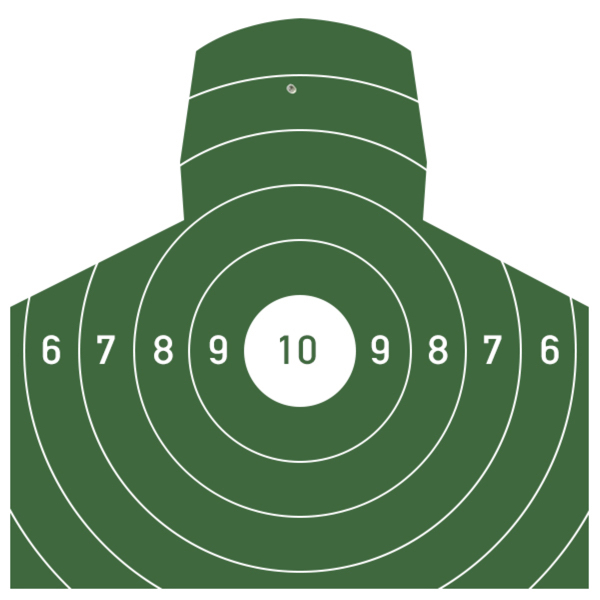
#> input picture images/251.jpg, 600 x 600 px; the run also reads 1 picture not shown here
$ python find_center2.py images/251.jpg images/250.png   (Python 2 division)   (older library calls are emulated)
#> lines starting #> are read from the running program, lines starting #| are printed output that depends on the picture; after the words box and inside, x2 and y2 are one past the last pixel; in counts of white or black regions, pixels touching at a corner belong together
### Image_sub.py
#!/usr/bin/python
# -*- coding: utf-8 -*-

__author__= "Micheal"

import cv2
import numpy as np

# ph1 = "images/300.jpg"
# ph2 = "images/310.jpg"

threshod = 20

# s1 = cv2.imread(ph1,0)
# s2 = cv2.imread(ph2,0)

def pic_sub(dest,s1,s2):
    for x in range(dest.shape[0]):
        for y in range(dest.shape[1]):
            if(s2[x,y] > s1[x,y]):
                dest[x,y] = s2[x,y] - s1[x,y]
            else:
                dest[x,y] = s1[x,y] - s2[x,y]

            if(dest[x,y] < threshod):
                dest[x,y] = 0
            else:
                dest[x,y] = 255

def get_point(original,modified):
    # print '开始检测中靶点'
    s1 = cv2.imread(original, 0)
    s2 = cv2.imread(modified, 0)
    # kernel = cv2.getStructuringElement(cv2.MORPH_RECT, (4, 4), (-1, -1))
    # eroded_image1 = cv2.erode(s1, kernel)
    # eroded_image2 = cv2.erode(s2, kernel)

    emptyimg = np.zeros(s1.shape, np.uint8)
    pic_sub(emptyimg, s1, s2)
    ## 提取轮廓
    _, contours, hierarchy = cv2.findContours(emptyimg, cv2.RETR_CCOMP, cv2.CHAIN_APPROX_NONE)

    ## 过滤掉面积较小的杂点
    tmp_contours = []
    less_pixels = 3 * 3
    for i in range(0,len(contours)):
        if cv2.contourArea(contours[i]) > less_pixels:
            tmp_contours.append(contours[i])

    ## 绘制轮廓
    cv2.drawContours(s1, tmp_contours, -1, (0, 255, 0), 2)

    point_arr = []
    ## 取出各个点的中心
    for i in range(0,len(tmp_contours)):
        cnt = tmp_contours[i]
        moment = cv2.moments(cnt)
        cx = int(moment['m10'] / moment['m00'])
        cy = int(moment['m01'] / moment['m00'])
        # print '检测所有中靶点的质心坐标：' + str(cx) + ',' + str(cy)
        point = {'cx':cx,'cy':cy}
        point_arr.append(point)
    # print '#' * 100
    # print '检测完成'

    return point_arr

# [5 lines of commented-out code are left out]

### find_center2.py
#!/usr/bin/python
# -*- coding: utf-8 -*-

__author__= "Micheal"

import cv2
import sys
from Image_sub import get_point


def is_circle_contour(contour):
    ## 返回值
    is_circle = False
    ## 面积
    area = cv2.arcLength(contour,True)
    pi = 3.1415926
    ## 外接矩形
    rect = cv2.boundingRect(contour)
    ## 获取矩形框的宽，高
    x,y,width,height = rect
    # print 'cv2 周长' + str(area)
    ## 半径
    r = (height + width) / 4
    ## 自己计算的面积
    tmp_area = pi * r * 2
    # print '计算周长'+str(tmp_area),'计算半径'+str(r)
    ## 面积差
    area_diff = abs(area - tmp_area) / area * 100

    # print '周长差是' + str(area_diff)+'%'
    # print '\n'

    ## 目前统计的，最大的面积差5.%
    area_diff_thresh = 5

    ## 进行判断筛选
    if (area_diff < area_diff_thresh):
        is_circle = True

    return is_circle

##
image = cv2.imread(sys.argv[1])
#> image is the input picture: shape (600, 600, 3); mean B, G, R 135.3, 161.3, 135.9
if image is None:
    print('Failed to load image:', image)
    sys.exit(1)

## 膨胀处理(验证后发现膨胀处理后靶子的一些线条变粗了我之前没发现卧槽)
kernel = cv2.getStructuringElement(cv2.MORPH_RECT, (4, 4),(-1,-1))
eroded_image = cv2.erode(image,kernel)
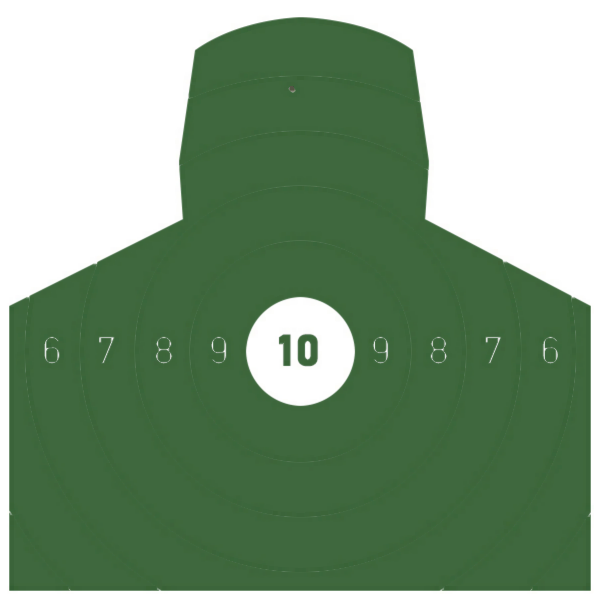
#> eroded_image: shape (600, 600, 3); mean B, G, R 127.1, 155, 127.9

## 灰度处理
gray_image = cv2.cvtColor(eroded_image,cv2.COLOR_BGR2GRAY)
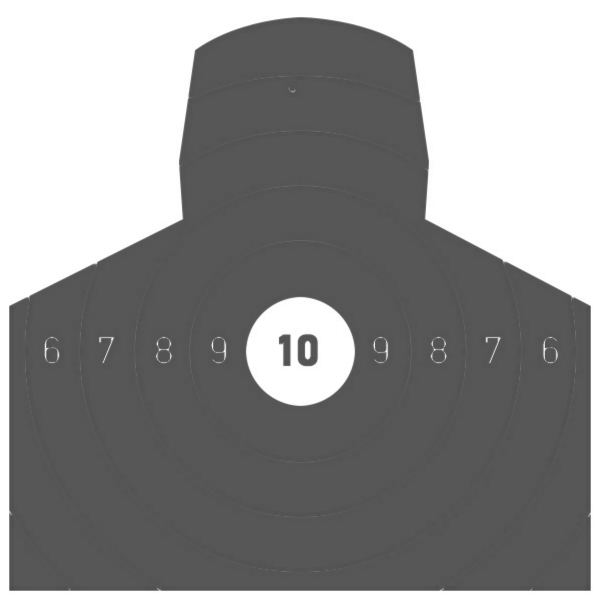
#> gray_image: shape (600, 600); min 75, max 255, mean 143.8

## 二值法处理
ret,thresh = cv2.threshold(gray_image,127,255,cv2.THRESH_BINARY_INV|cv2.THRESH_OTSU)
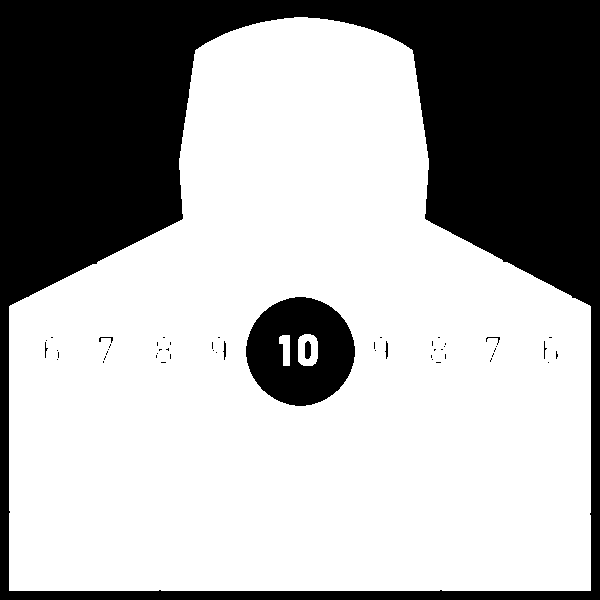
#> thresh: shape (600, 600); 66.1% white; 52 black regions (43 under 20 px)
#> ret = 170

## 提取轮廓
_, contours, hierarchy = cv2.findContours(thresh, cv2.RETR_CCOMP, cv2.CHAIN_APPROX_NONE)
#> contours = 61 contours, 50 with area under 20; largest, box (x1, y1, x2, y2) and area: (9, 17, 591, 591) 245658, (245, 296, 356, 407) 9326, (298, 334, 318, 366) 538, (279, 335, 290, 366) 210, (304, 340, 312, 360) 116

## 过滤小面积的元素，现在要找到中心圆环的轮廓
outermost_contours = []
tmp_contours = []
less_pixels = 25 * 25
for i in range(0,len(contours)):
    if cv2.contourArea(contours[i]) > less_pixels:
        if is_circle_contour(contours[i]) == True:
            tmp_contours.append(contours[i])
        else:
            outermost_contours.append(contours[i])
#> this loop made 61 passes
#> (is_circle in is_circle_contour, area in is_circle_contour, pi in is_circle_contour, x in is_circle_contour, y in is_circle_contour, width in is_circle_contour, height in is_circle_contour, r in is_circle_contour) on pass 4: (False, 2163.9, 3.14, 9, 17, 582, 574, 289)
#> after the loop, outermost_contours = 1 contour; box (x1, y1, x2, y2) and area: (9, 17, 591, 591) 245658; tmp_contours = 1 contour; box (x1, y1, x2, y2) and area: (245, 296, 356, 407) 9326

# print '过滤后的tmp_contours数组 ->' + str(len(tmp_contours))

## 取出质心坐标
cnt = tmp_contours[0]
#> cnt = contour of 308 points, box (x1, y1, x2, y2) (245, 296, 356, 407), area 9326
moment = cv2.moments(cnt)
#> moment = moments, m00 9326, centre m10/m00, m01/m00 = (300, 351)
cx = int(moment['m10'] / moment['m00'])
#> cx = 300
cy = int(moment['m01'] / moment['m00'])
#> cy = 350
# print '10环质心坐标：' + str(cx) +',' + str(cy)
# print  '#' * 100

## 绘制质心
cv2.circle(image, (cx, cy), 2, (0, 0, 255), 2)
#> image: shape (600, 600, 3); 0.01% of pixels changed, all inside (x1, y1, x2, y2) = (297, 347, 304, 354)

(x,y),radius = cv2.minEnclosingCircle(cnt)
#> x = 300; y = 351; radius = 55.23

for i in range(1,7):
    cv2.circle(image,(int(x),int(y)),int(radius * i),(0,0,255),2)
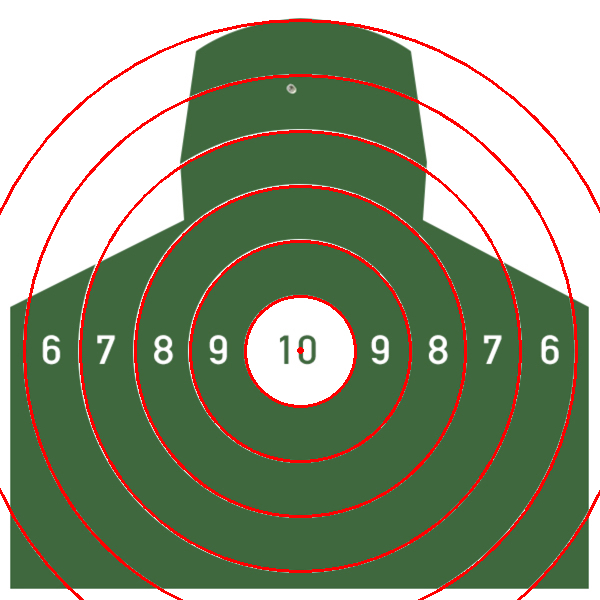
#> image: shape (600, 600, 3); mean B, G, R 126, 151.4, 139.2


## 绘制轮廓
# cv2.drawContours(image, tmp_contours, -1, (0, 255, 0), 2)

ph1 = "images/251.png"
ph2 = "images/250.png"

## 取到所有中靶子点的数组
point_arr = get_point(original=sys.argv[1],modified=sys.argv[2])
#> in get_point, `s1 = cv2.imread(original, 0)`:
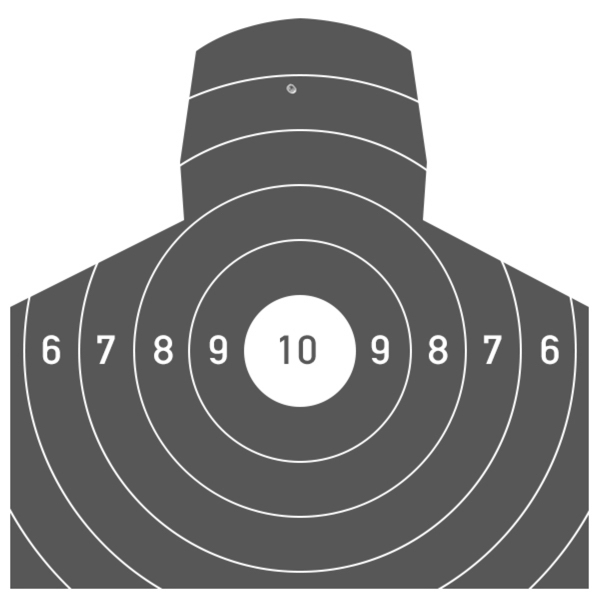
#> s1: shape (600, 600); min 77, max 255, mean 150.8
#> after the loop in pic_sub, `for x in range(dest.shape[0]):`:
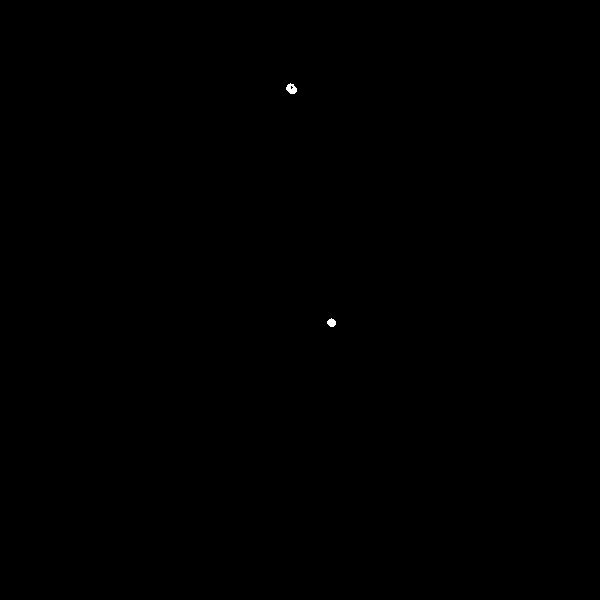
#> dest: shape (600, 600); 0.04% white; 2 white regions
#> in get_point, `_, contours, hierarchy = cv2.findContours(emptyimg, cv2.RETR_CCOMP, cv..`: contours = 3 contours, 1 with area under 20; largest, box (x1, y1, x2, y2) and area: (286, 83, 297, 94) 70, (327, 318, 336, 327) 46
#> the loop in get_point, `for i in range(0,len(contours)):` made 3 passes
#> after the loop in get_point, `for i in range(0,len(contours)):`: tmp_contours = 2 contours; box (x1, y1, x2, y2) and area: (286, 83, 297, 94) 70, (327, 318, 336, 327) 46
#> in get_point, `cv2.drawContours(s1, tmp_contours, -1, (0, 255, 0), 2)`:
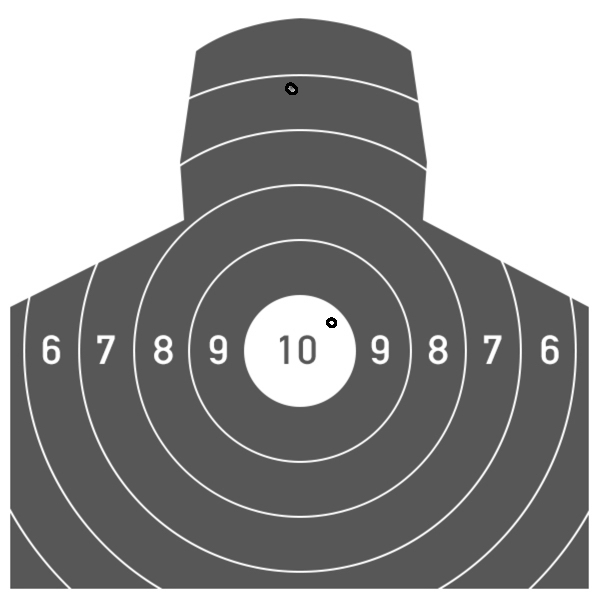
#> s1: shape (600, 600); 0.05% of pixels changed, all inside (x1, y1, x2, y2) = (285, 82, 337, 328)
#> the loop in get_point, `for i in range(0,len(tmp_contours)):` made 2 passes
#> (cx, cy) on passes 1 to 2: (331, 322), (291, 88)
#> after the loop in get_point, `for i in range(0,len(tmp_contours)):`: point_arr = 2 items
#> point_arr = 2 items
# point_arr = get_point(original='image1/200.jpg',modified='image1/220.jpg')

for i in range(0,len(point_arr)):
    dict = point_arr[i]
    px = int(dict['cx'])
    py = int(dict['cy'])
    ## 判断点在哪个里
    tmp_r = ((px - x) * (px - x) + (py - y) * (py - y)) ** 0.5
    ring = tmp_r / radius
    ## 现在要判断点是否打在靶子上
    retval = cv2.pointPolygonTest(outermost_contours[0],(px,py),False)
    ## 如果为-1 代表不在靶上 即为脱靶
    if retval == -1:
        print '计算环数：脱靶;'
    else:
        print '计算环数：'  + str(10 - int(ring)) + ';'
#> this loop made 2 passes
#> (px, py, tmp_r, ring, retval) on passes 1 to 2: (331, 322, 42.45, 0.769, 1), (291, 88, 263.2, 4.76, 1)
#| 计算环数：10;
#| 计算环数：6;

    # [9 lines of commented-out code are left out]
